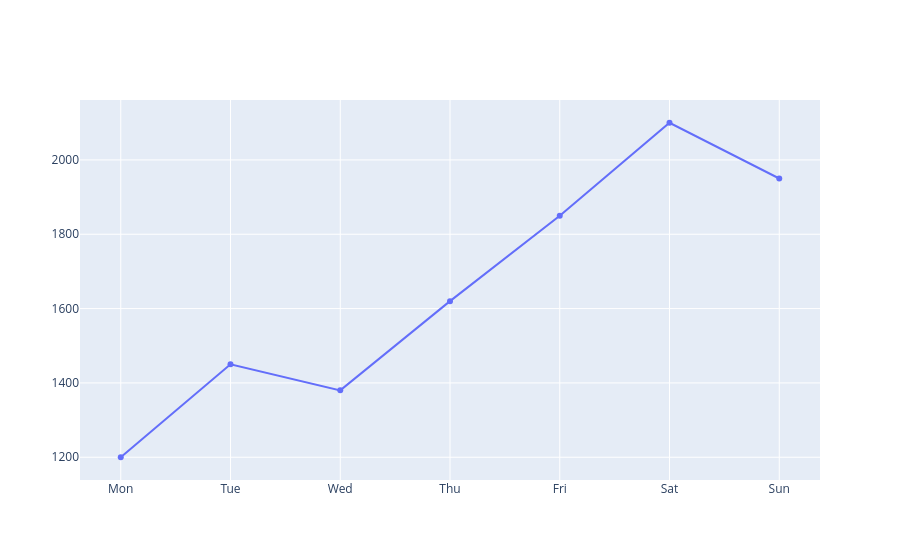

Source (notebook cell):
### Code cell
df2 = pd.DataFrame({
    "Day": ["Mon", "Tue", "Wed", "Thu", "Fri", "Sat", "Sun"],
    "Visitors": [1200, 1450, 1380, 1620, 1850, 2100, 1950]
})

fig = go.Figure()

fig.add_trace(
    go.Scatter(
        x=df2["Day"],
        y=df2["Visitors"]
    )
)

fig.show()

### Figure 1 — Plotly figure (JSON) as saved in the notebook; plotly's stock layout.template omitted (floating-point values rounded to 4 significant figures)
{"data": [{"type": "scatter", "x": ["Mon", "Tue", "Wed", "Thu", "Fri", "Sat", "Sun"], "y": [1200, 1450, 1380, 1620, 1850, 2100, 1950]}], "layout": {}}
